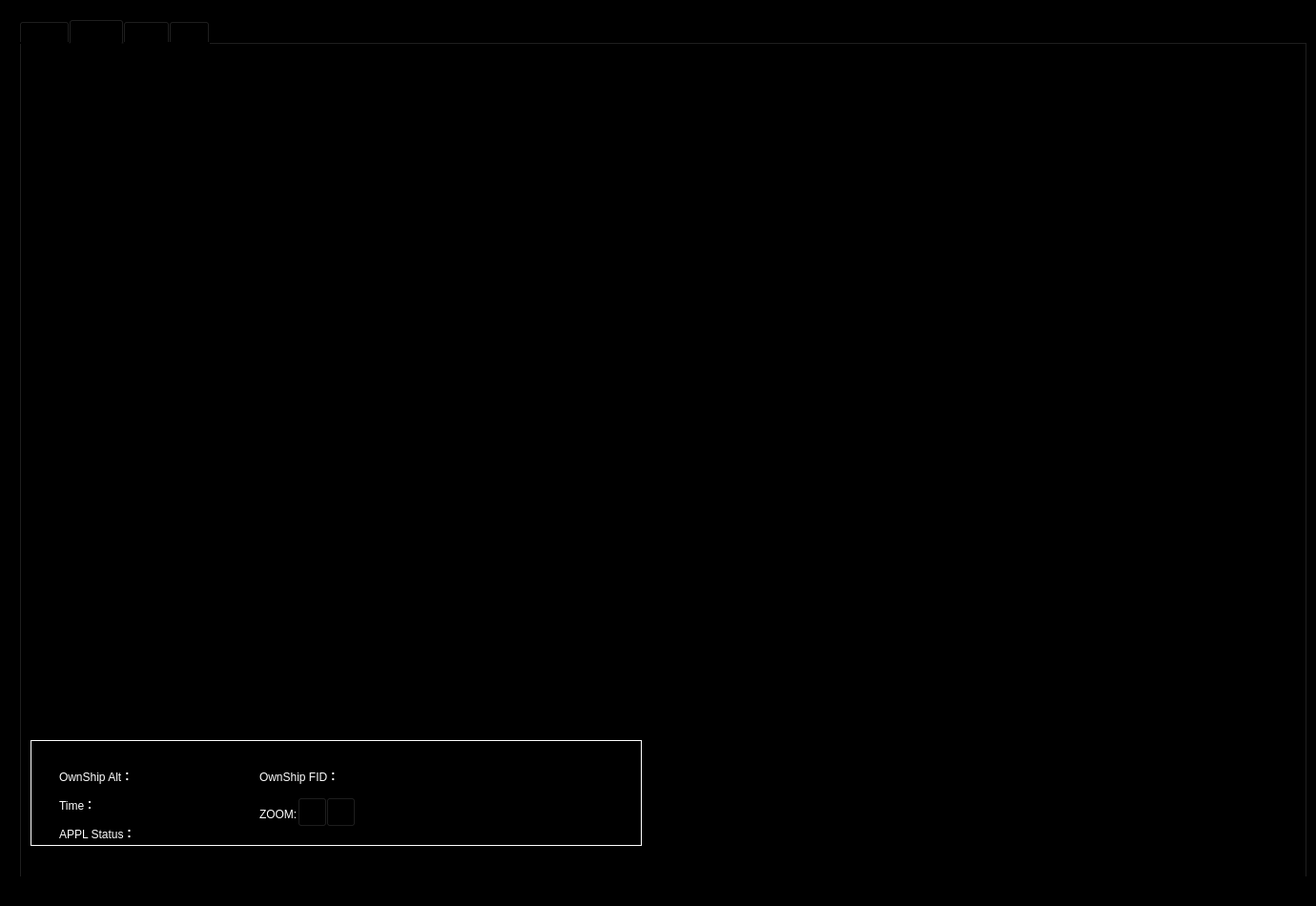
<?xml version="1.0" encoding="UTF-8"?>
<ui version="4.0">
 <class>MainWindow</class>
 <widget class="QMainWindow" name="MainWindow">
  <property name="geometry">
   <rect>
    <x>0</x>
    <y>0</y>
    <width>1380</width>
    <height>950</height>
   </rect>
  </property>
  <property name="minimumSize">
   <size>
    <width>1380</width>
    <height>950</height>
   </size>
  </property>
  <property name="maximumSize">
   <size>
    <width>1380</width>
    <height>950</height>
   </size>
  </property>
  <property name="windowTitle">
   <string>MainWindow</string>
  </property>
  <property name="styleSheet">
   <string notr="true">background-color:rgb(0, 0, 0)</string>
  </property>
  <widget class="QWidget" name="centralwidget">
   <widget class="QTabWidget" name="tabWidget">
    <property name="geometry">
     <rect>
      <x>20</x>
      <y>20</y>
      <width>1351</width>
      <height>901</height>
     </rect>
    </property>
    <property name="currentIndex">
     <number>1</number>
    </property>
    <widget class="QWidget" name="tab_AIRB">
     <attribute name="title">
      <string>AIRB</string>
     </attribute>
     <widget class="QFrame" name="frame">
      <property name="geometry">
       <rect>
        <x>10</x>
        <y>20</y>
        <width>659</width>
        <height>841</height>
       </rect>
      </property>
      <property name="frameShape">
       <enum>QFrame::StyledPanel</enum>
      </property>
      <property name="frameShadow">
       <enum>QFrame::Raised</enum>
      </property>
      <widget class="QLabel" name="label">
       <property name="geometry">
        <rect>
         <x>0</x>
         <y>0</y>
         <width>645</width>
         <height>800</height>
        </rect>
       </property>
       <property name="text">
        <string/>
       </property>
       <property name="pixmap">
        <pixmap>pic/b.png</pixmap>
       </property>
       <property name="scaledContents">
        <bool>true</bool>
       </property>
      </widget>
      <widget class="QLabel" name="label_24">
       <property name="geometry">
        <rect>
         <x>2</x>
         <y>45</y>
         <width>640</width>
         <height>640</height>
        </rect>
       </property>
       <property name="text">
        <string/>
       </property>
       <property name="pixmap">
        <pixmap>pic/c.png</pixmap>
       </property>
       <property name="scaledContents">
        <bool>true</bool>
       </property>
      </widget>
      <widget class="QFrame" name="frame_4">
       <property name="geometry">
        <rect>
         <x>0</x>
         <y>700</y>
         <width>645</width>
         <height>131</height>
        </rect>
       </property>
       <property name="styleSheet">
        <string notr="true">color:rgb(255, 255, 255)</string>
       </property>
       <property name="frameShape">
        <enum>QFrame::Box</enum>
       </property>
       <property name="frameShadow">
        <enum>QFrame::Plain</enum>
       </property>
       <property name="lineWidth">
        <number>1</number>
       </property>
       <widget class="QLabel" name="label_3">
        <property name="geometry">
         <rect>
          <x>30</x>
          <y>30</y>
          <width>121</width>
          <height>16</height>
         </rect>
        </property>
        <property name="styleSheet">
         <string notr="true">color:rgb(255, 255, 255)</string>
        </property>
        <property name="text">
         <string>OwnShip Alt：</string>
        </property>
       </widget>
       <widget class="QLabel" name="label_6">
        <property name="geometry">
         <rect>
          <x>30</x>
          <y>60</y>
          <width>121</width>
          <height>16</height>
         </rect>
        </property>
        <property name="styleSheet">
         <string notr="true">color:rgb(255, 255, 255)</string>
        </property>
        <property name="text">
         <string>Time：</string>
        </property>
       </widget>
       <widget class="QLabel" name="label_8">
        <property name="geometry">
         <rect>
          <x>240</x>
          <y>70</y>
          <width>51</width>
          <height>16</height>
         </rect>
        </property>
        <property name="styleSheet">
         <string notr="true">color:rgb(255, 255, 255)</string>
        </property>
        <property name="text">
         <string>ZOOM:</string>
        </property>
       </widget>
       <widget class="QLabel" name="label_4">
        <property name="geometry">
         <rect>
          <x>240</x>
          <y>30</y>
          <width>131</width>
          <height>16</height>
         </rect>
        </property>
        <property name="styleSheet">
         <string notr="true">color:rgb(255, 255, 255)</string>
        </property>
        <property name="text">
         <string>OwnShip FID：</string>
        </property>
       </widget>
       <widget class="QPushButton" name="btn_zoom_add">
        <property name="geometry">
         <rect>
          <x>280</x>
          <y>60</y>
          <width>31</width>
          <height>31</height>
         </rect>
        </property>
        <property name="text">
         <string/>
        </property>
        <property name="icon">
         <iconset>
          <normaloff>pic/+.png</normaloff>pic/+.png</iconset>
        </property>
       </widget>
       <widget class="QPushButton" name="btn_zoom_reduce">
        <property name="geometry">
         <rect>
          <x>310</x>
          <y>60</y>
          <width>31</width>
          <height>31</height>
         </rect>
        </property>
        <property name="text">
         <string/>
        </property>
        <property name="icon">
         <iconset>
          <normaloff>pic/-.png</normaloff>pic/-.png</iconset>
        </property>
       </widget>
       <widget class="QLabel" name="label_7">
        <property name="geometry">
         <rect>
          <x>30</x>
          <y>90</y>
          <width>121</width>
          <height>16</height>
         </rect>
        </property>
        <property name="styleSheet">
         <string notr="true">color:rgb(255, 255, 255)</string>
        </property>
        <property name="text">
         <string>APPL Status：</string>
        </property>
       </widget>
      </widget>
      <zorder>label</zorder>
      <zorder>frame_4</zorder>
      <zorder>label_24</zorder>
     </widget>
     <widget class="QFrame" name="frame_2">
      <property name="geometry">
       <rect>
        <x>680</x>
        <y>20</y>
        <width>641</width>
        <height>831</height>
       </rect>
      </property>
      <property name="styleSheet">
       <string notr="true"/>
      </property>
      <property name="frameShape">
       <enum>QFrame::StyledPanel</enum>
      </property>
      <property name="frameShadow">
       <enum>QFrame::Raised</enum>
      </property>
      <widget class="QLabel" name="label_20">
       <property name="geometry">
        <rect>
         <x>40</x>
         <y>40</y>
         <width>121</width>
         <height>16</height>
        </rect>
       </property>
       <property name="styleSheet">
        <string notr="true">color:rgb(255, 255, 255)</string>
       </property>
       <property name="text">
        <string>OWNSHIP POSITION:</string>
       </property>
      </widget>
      <widget class="QLabel" name="label_21">
       <property name="geometry">
        <rect>
         <x>40</x>
         <y>70</y>
         <width>161</width>
         <height>16</height>
        </rect>
       </property>
       <property name="styleSheet">
        <string notr="true">color:rgb(255, 255, 255)</string>
       </property>
       <property name="text">
        <string>DISPLAY ALTITUDE RANGE:</string>
       </property>
      </widget>
      <widget class="QLabel" name="label_22">
       <property name="geometry">
        <rect>
         <x>40</x>
         <y>100</y>
         <width>161</width>
         <height>16</height>
        </rect>
       </property>
       <property name="styleSheet">
        <string notr="true">color:rgb(255, 255, 255)</string>
       </property>
       <property name="text">
        <string>TARGETS:</string>
       </property>
      </widget>
      <widget class="QLabel" name="label_23">
       <property name="geometry">
        <rect>
         <x>70</x>
         <y>130</y>
         <width>211</width>
         <height>16</height>
        </rect>
       </property>
       <property name="styleSheet">
        <string notr="true">color:rgb(255, 255, 255)</string>
       </property>
       <property name="text">
        <string>ID               GROUNDSPEED KT</string>
       </property>
      </widget>
     </widget>
    </widget>
    <widget class="QWidget" name="tab_SURF">
     <attribute name="title">
      <string>SURF</string>
     </attribute>
     <widget class="QFrame" name="frame_3">
      <property name="geometry">
       <rect>
        <x>10</x>
        <y>20</y>
        <width>641</width>
        <height>821</height>
       </rect>
      </property>
      <property name="frameShape">
       <enum>QFrame::StyledPanel</enum>
      </property>
      <property name="frameShadow">
       <enum>QFrame::Raised</enum>
      </property>
      <widget class="QWidget" name="horizontalLayoutWidget">
       <property name="geometry">
        <rect>
         <x>0</x>
         <y>0</y>
         <width>591</width>
         <height>541</height>
        </rect>
       </property>
       <layout class="QHBoxLayout" name="horizontalLayout"/>
      </widget>
      <widget class="QFrame" name="frame_8">
       <property name="geometry">
        <rect>
         <x>0</x>
         <y>710</y>
         <width>641</width>
         <height>111</height>
        </rect>
       </property>
       <property name="styleSheet">
        <string notr="true">color:rgb(255, 255, 255)</string>
       </property>
       <property name="frameShape">
        <enum>QFrame::Box</enum>
       </property>
       <property name="frameShadow">
        <enum>QFrame::Plain</enum>
       </property>
       <property name="lineWidth">
        <number>1</number>
       </property>
       <widget class="QLabel" name="label_32">
        <property name="geometry">
         <rect>
          <x>30</x>
          <y>30</y>
          <width>121</width>
          <height>16</height>
         </rect>
        </property>
        <property name="styleSheet">
         <string notr="true">color:rgb(255, 255, 255)</string>
        </property>
        <property name="text">
         <string>OwnShip Alt：</string>
        </property>
       </widget>
       <widget class="QLabel" name="label_33">
        <property name="geometry">
         <rect>
          <x>30</x>
          <y>60</y>
          <width>121</width>
          <height>16</height>
         </rect>
        </property>
        <property name="styleSheet">
         <string notr="true">color:rgb(255, 255, 255)</string>
        </property>
        <property name="text">
         <string>Time：</string>
        </property>
       </widget>
       <widget class="QLabel" name="label_34">
        <property name="geometry">
         <rect>
          <x>240</x>
          <y>70</y>
          <width>51</width>
          <height>16</height>
         </rect>
        </property>
        <property name="styleSheet">
         <string notr="true">color:rgb(255, 255, 255)</string>
        </property>
        <property name="text">
         <string>ZOOM:</string>
        </property>
       </widget>
       <widget class="QLabel" name="label_35">
        <property name="geometry">
         <rect>
          <x>240</x>
          <y>30</y>
          <width>131</width>
          <height>16</height>
         </rect>
        </property>
        <property name="styleSheet">
         <string notr="true">color:rgb(255, 255, 255)</string>
        </property>
        <property name="text">
         <string>OwnShip FID：</string>
        </property>
       </widget>
       <widget class="QPushButton" name="btn_zoom_add_4">
        <property name="geometry">
         <rect>
          <x>280</x>
          <y>60</y>
          <width>31</width>
          <height>31</height>
         </rect>
        </property>
        <property name="text">
         <string/>
        </property>
        <property name="icon">
         <iconset>
          <normaloff>pic/+.png</normaloff>pic/+.png</iconset>
        </property>
       </widget>
       <widget class="QPushButton" name="btn_zoom_reduce_4">
        <property name="geometry">
         <rect>
          <x>310</x>
          <y>60</y>
          <width>31</width>
          <height>31</height>
         </rect>
        </property>
        <property name="text">
         <string/>
        </property>
        <property name="icon">
         <iconset>
          <normaloff>pic/-.png</normaloff>pic/-.png</iconset>
        </property>
       </widget>
       <widget class="QLabel" name="label_36">
        <property name="geometry">
         <rect>
          <x>30</x>
          <y>90</y>
          <width>121</width>
          <height>16</height>
         </rect>
        </property>
        <property name="styleSheet">
         <string notr="true">color:rgb(255, 255, 255)</string>
        </property>
        <property name="text">
         <string>APPL Status：</string>
        </property>
       </widget>
      </widget>
     </widget>
    </widget>
    <widget class="QWidget" name="tab_VSA">
     <attribute name="title">
      <string>VSA</string>
     </attribute>
     <widget class="QFrame" name="frame_5">
      <property name="geometry">
       <rect>
        <x>10</x>
        <y>20</y>
        <width>411</width>
        <height>641</height>
       </rect>
      </property>
      <property name="frameShape">
       <enum>QFrame::StyledPanel</enum>
      </property>
      <property name="frameShadow">
       <enum>QFrame::Raised</enum>
      </property>
      <widget class="QLabel" name="label_2">
       <property name="geometry">
        <rect>
         <x>-10</x>
         <y>0</y>
         <width>421</width>
         <height>571</height>
        </rect>
       </property>
       <property name="text">
        <string/>
       </property>
       <property name="pixmap">
        <pixmap>pic/b.png</pixmap>
       </property>
       <property name="scaledContents">
        <bool>true</bool>
       </property>
      </widget>
      <widget class="QLabel" name="label_37">
       <property name="geometry">
        <rect>
         <x>20</x>
         <y>60</y>
         <width>380</width>
         <height>380</height>
        </rect>
       </property>
       <property name="text">
        <string/>
       </property>
       <property name="pixmap">
        <pixmap>pic/d.png</pixmap>
       </property>
       <property name="scaledContents">
        <bool>true</bool>
       </property>
      </widget>
      <widget class="QFrame" name="frame_9">
       <property name="geometry">
        <rect>
         <x>3</x>
         <y>490</y>
         <width>408</width>
         <height>131</height>
        </rect>
       </property>
       <property name="styleSheet">
        <string notr="true">color:rgb(255, 255, 255)</string>
       </property>
       <property name="frameShape">
        <enum>QFrame::Box</enum>
       </property>
       <property name="frameShadow">
        <enum>QFrame::Plain</enum>
       </property>
       <property name="lineWidth">
        <number>1</number>
       </property>
       <widget class="QLabel" name="label_38">
        <property name="geometry">
         <rect>
          <x>30</x>
          <y>30</y>
          <width>121</width>
          <height>16</height>
         </rect>
        </property>
        <property name="styleSheet">
         <string notr="true">color:rgb(255, 255, 255)</string>
        </property>
        <property name="text">
         <string>OwnShip Alt：</string>
        </property>
       </widget>
       <widget class="QLabel" name="label_39">
        <property name="geometry">
         <rect>
          <x>30</x>
          <y>60</y>
          <width>121</width>
          <height>16</height>
         </rect>
        </property>
        <property name="styleSheet">
         <string notr="true">color:rgb(255, 255, 255)</string>
        </property>
        <property name="text">
         <string>Time：</string>
        </property>
       </widget>
       <widget class="QLabel" name="label_40">
        <property name="geometry">
         <rect>
          <x>240</x>
          <y>70</y>
          <width>51</width>
          <height>16</height>
         </rect>
        </property>
        <property name="styleSheet">
         <string notr="true">color:rgb(255, 255, 255)</string>
        </property>
        <property name="text">
         <string>ZOOM:</string>
        </property>
       </widget>
       <widget class="QLabel" name="label_41">
        <property name="geometry">
         <rect>
          <x>240</x>
          <y>30</y>
          <width>131</width>
          <height>16</height>
         </rect>
        </property>
        <property name="styleSheet">
         <string notr="true">color:rgb(255, 255, 255)</string>
        </property>
        <property name="text">
         <string>OwnShip FID：</string>
        </property>
       </widget>
       <widget class="QPushButton" name="btn_zoom_add_5">
        <property name="geometry">
         <rect>
          <x>280</x>
          <y>60</y>
          <width>31</width>
          <height>31</height>
         </rect>
        </property>
        <property name="text">
         <string/>
        </property>
        <property name="icon">
         <iconset>
          <normaloff>pic/+.png</normaloff>pic/+.png</iconset>
        </property>
       </widget>
       <widget class="QPushButton" name="btn_zoom_reduce_5">
        <property name="geometry">
         <rect>
          <x>310</x>
          <y>60</y>
          <width>31</width>
          <height>31</height>
         </rect>
        </property>
        <property name="text">
         <string/>
        </property>
        <property name="icon">
         <iconset>
          <normaloff>pic/-.png</normaloff>pic/-.png</iconset>
        </property>
       </widget>
       <widget class="QLabel" name="label_42">
        <property name="geometry">
         <rect>
          <x>30</x>
          <y>90</y>
          <width>121</width>
          <height>16</height>
         </rect>
        </property>
        <property name="styleSheet">
         <string notr="true">color:rgb(255, 255, 255)</string>
        </property>
        <property name="text">
         <string>APPL Status：</string>
        </property>
       </widget>
      </widget>
     </widget>
    </widget>
    <widget class="QWidget" name="tab_ITP">
     <attribute name="title">
      <string>ITP</string>
     </attribute>
     <widget class="QFrame" name="frame_10">
      <property name="geometry">
       <rect>
        <x>10</x>
        <y>20</y>
        <width>411</width>
        <height>641</height>
       </rect>
      </property>
      <property name="frameShape">
       <enum>QFrame::StyledPanel</enum>
      </property>
      <property name="frameShadow">
       <enum>QFrame::Raised</enum>
      </property>
      <widget class="QLabel" name="label_43">
       <property name="geometry">
        <rect>
         <x>-10</x>
         <y>0</y>
         <width>421</width>
         <height>571</height>
        </rect>
       </property>
       <property name="text">
        <string/>
       </property>
       <property name="pixmap">
        <pixmap>pic/b.png</pixmap>
       </property>
       <property name="scaledContents">
        <bool>true</bool>
       </property>
      </widget>
      <widget class="QLabel" name="label_44">
       <property name="geometry">
        <rect>
         <x>20</x>
         <y>60</y>
         <width>380</width>
         <height>380</height>
        </rect>
       </property>
       <property name="text">
        <string/>
       </property>
       <property name="pixmap">
        <pixmap>pic/d.png</pixmap>
       </property>
       <property name="scaledContents">
        <bool>true</bool>
       </property>
      </widget>
      <widget class="QFrame" name="frame_11">
       <property name="geometry">
        <rect>
         <x>3</x>
         <y>490</y>
         <width>408</width>
         <height>131</height>
        </rect>
       </property>
       <property name="styleSheet">
        <string notr="true">color:rgb(255, 255, 255)</string>
       </property>
       <property name="frameShape">
        <enum>QFrame::Box</enum>
       </property>
       <property name="frameShadow">
        <enum>QFrame::Plain</enum>
       </property>
       <property name="lineWidth">
        <number>1</number>
       </property>
       <widget class="QLabel" name="label_45">
        <property name="geometry">
         <rect>
          <x>30</x>
          <y>30</y>
          <width>121</width>
          <height>16</height>
         </rect>
        </property>
        <property name="styleSheet">
         <string notr="true">color:rgb(255, 255, 255)</string>
        </property>
        <property name="text">
         <string>OwnShip Alt：</string>
        </property>
       </widget>
       <widget class="QLabel" name="label_46">
        <property name="geometry">
         <rect>
          <x>30</x>
          <y>60</y>
          <width>121</width>
          <height>16</height>
         </rect>
        </property>
        <property name="styleSheet">
         <string notr="true">color:rgb(255, 255, 255)</string>
        </property>
        <property name="text">
         <string>Time：</string>
        </property>
       </widget>
       <widget class="QLabel" name="label_47">
        <property name="geometry">
         <rect>
          <x>240</x>
          <y>70</y>
          <width>51</width>
          <height>16</height>
         </rect>
        </property>
        <property name="styleSheet">
         <string notr="true">color:rgb(255, 255, 255)</string>
        </property>
        <property name="text">
         <string>ZOOM:</string>
        </property>
       </widget>
       <widget class="QLabel" name="label_48">
        <property name="geometry">
         <rect>
          <x>240</x>
          <y>30</y>
          <width>131</width>
          <height>16</height>
         </rect>
        </property>
        <property name="styleSheet">
         <string notr="true">color:rgb(255, 255, 255)</string>
        </property>
        <property name="text">
         <string>OwnShip FID：</string>
        </property>
       </widget>
       <widget class="QPushButton" name="btn_zoom_add_6">
        <property name="geometry">
         <rect>
          <x>280</x>
          <y>60</y>
          <width>31</width>
          <height>31</height>
         </rect>
        </property>
        <property name="text">
         <string/>
        </property>
        <property name="icon">
         <iconset>
          <normaloff>pic/+.png</normaloff>pic/+.png</iconset>
        </property>
       </widget>
       <widget class="QPushButton" name="btn_zoom_reduce_6">
        <property name="geometry">
         <rect>
          <x>310</x>
          <y>60</y>
          <width>31</width>
          <height>31</height>
         </rect>
        </property>
        <property name="text">
         <string/>
        </property>
        <property name="icon">
         <iconset>
          <normaloff>pic/-.png</normaloff>pic/-.png</iconset>
        </property>
       </widget>
       <widget class="QLabel" name="label_49">
        <property name="geometry">
         <rect>
          <x>30</x>
          <y>90</y>
          <width>121</width>
          <height>16</height>
         </rect>
        </property>
        <property name="styleSheet">
         <string notr="true">color:rgb(255, 255, 255)</string>
        </property>
        <property name="text">
         <string>APPL Status：</string>
        </property>
       </widget>
      </widget>
     </widget>
    </widget>
   </widget>
  </widget>
  <widget class="QMenuBar" name="menubar">
   <property name="geometry">
    <rect>
     <x>0</x>
     <y>0</y>
     <width>1380</width>
     <height>26</height>
    </rect>
   </property>
  </widget>
  <widget class="QStatusBar" name="statusbar"/>
 </widget>
 <resources/>
 <connections/>
</ui>
